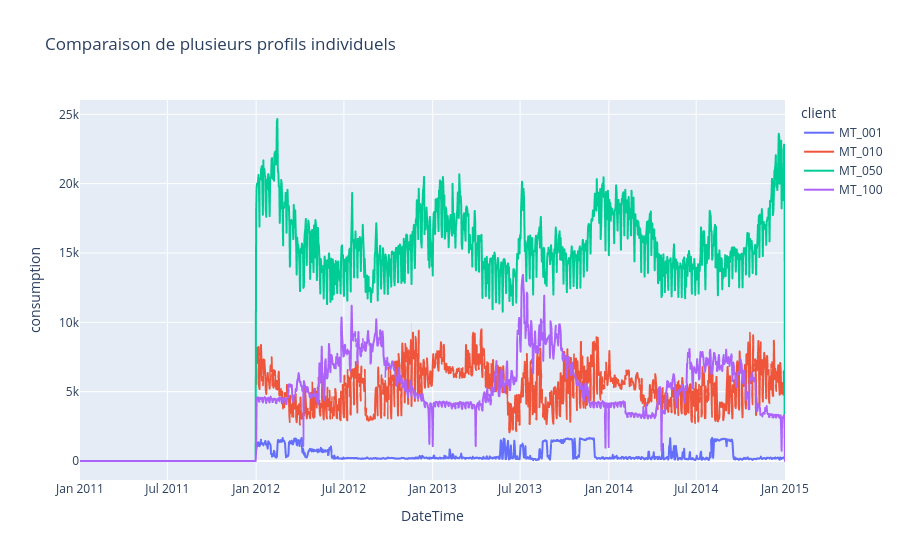

The notebook cell this image was saved under:
### Markdown cell above
### Comparaison de plusieurs clients

### Code cell
SELECTED_CLIENTS = ["MT_001", "MT_010", "MT_050", "MT_100"]

existing_clients = [c for c in SELECTED_CLIENTS if c in df_raw.columns]

sample = (
    df_long[existing_clients]
    .resample("D")
    .sum()
    .reset_index()
    .melt(id_vars="DateTime", var_name="client", value_name="consumption")
)

fig = px.line(
    sample,
    x="DateTime",
    y="consumption",
    color="client",
    title="Comparaison de plusieurs profils individuels",
)
fig.show()

### Figure 1 — Plotly figure (JSON) as saved in the notebook; plotly's stock layout.template omitted (floating-point values rounded to 4 significant figures; data arrays with more than 128 entries replaced by an {"elided": "..."} marker saying what was removed)
{"data": [{"hovertemplate": "client=MT_001<br>DateTime=%{x}<br>consumption=%{y}<extra></extra>", "legendgroup": "MT_001", "line": {"color": "#636efa", "dash": "solid"}, "marker": {"symbol": "circle"}, "mode": "lines", "name": "MT_001", "showlegend": true, "type": "scattergl", "x": {"elided": "1462 str values"}, "xaxis": "x", "y": {"elided": "1462 float values"}, "yaxis": "y"}, {"hovertemplate": "client=MT_010<br>DateTime=%{x}<br>consumption=%{y}<extra></extra>", "legendgroup": "MT_010", "line": {"color": "#EF553B", "dash": "solid"}, "marker": {"symbol": "circle"}, "mode": "lines", "name": "MT_010", "showlegend": true, "type": "scattergl", "x": {"elided": "1462 str values"}, "xaxis": "x", "y": {"elided": "1462 float values"}, "yaxis": "y"}, {"hovertemplate": "client=MT_050<br>DateTime=%{x}<br>consumption=%{y}<extra></extra>", "legendgroup": "MT_050", "line": {"color": "#00cc96", "dash": "solid"}, "marker": {"symbol": "circle"}, "mode": "lines", "name": "MT_050", "showlegend": true, "type": "scattergl", "x": {"elided": "1462 str values"}, "xaxis": "x", "y": {"elided": "1462 float values"}, "yaxis": "y"}, {"hovertemplate": "client=MT_100<br>DateTime=%{x}<br>consumption=%{y}<extra></extra>", "legendgroup": "MT_100", "line": {"color": "#ab63fa", "dash": "solid"}, "marker": {"symbol": "circle"}, "mode": "lines", "name": "MT_100", "showlegend": true, "type": "scattergl", "x": {"elided": "1462 str values"}, "xaxis": "x", "y": {"elided": "1462 float values"}, "yaxis": "y"}], "layout": {"legend": {"title": {"text": "client"}, "tracegroupgap": 0}, "title": {"text": "Comparaison de plusieurs profils individuels"}, "xaxis": {"anchor": "y", "domain": [0, 1], "title": {"text": "DateTime"}}, "yaxis": {"anchor": "x", "domain": [0, 1], "title": {"text": "consumption"}}}}
